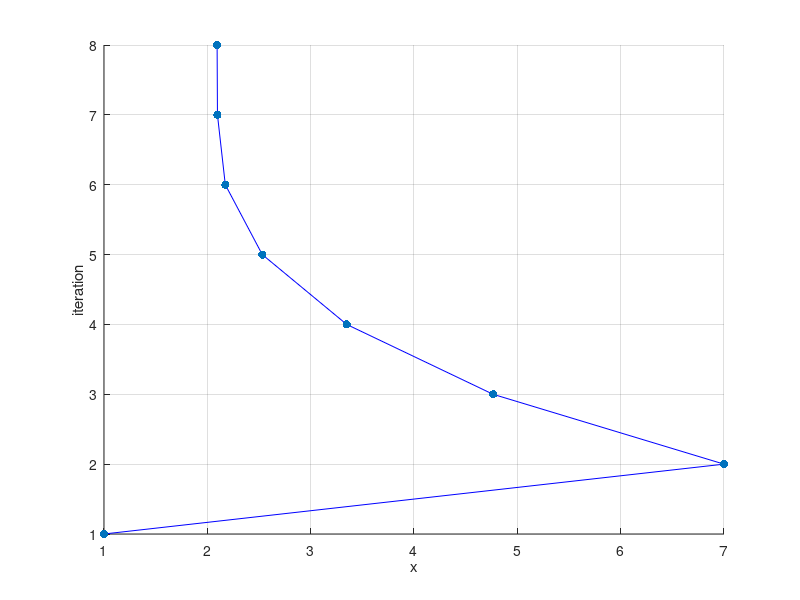

Reproduce this figure in MATLAB.
%% Newton Raphson Method

clc;

%% Edit settings here

% Insert equations of f(x) and f'(x) here
y = @(x) x.^3 - 2.*x - 5;   % f(x)
y1 = @(x) 3.*(x.^2) - 2; % f'(x)

% define x0
x0 = 1;

% set stopping condition

stop = 0.0005;

%% Solving

fprintf("NEWTON-RAPHSON METHOD\n\n");

err = inf;
i = 0;

fprintf("i\t\txi\t\t\tf(x)\t\tf'(x)\t\t|x(i) - x(i-1)|\n");
x1 = x0;
val_x(1) = x1;
fprintf("%d\t\t%.4f\t\t%.4f\t\t%.4f\t\t%.5f\n",i,x1,y(x1),y1(x1),err);
while abs(y(x0)) > stop
    i = i + 1;
    x1 = x0 - (y(x0)/y1(x0));
    val_x(i+1) = x1;
    err = x1 - x0;
    fprintf("%d\t\t%.4f\t\t%.4f\t\t%.4f\t\t%.5f\n",i,x1,y(x1),y1(x1),err);
    x0 = x1;
end

i = i + 1;
x1 = x0 - (y(x0)/y1(x0));
err = x1 - x0;
fprintf("%d\t\t%.4f\t\t%.4f\t\t%.4f\t\t%.5f\n",i,x1,y(x1),y1(x1),err);
x0 = x1;

fprintf("\nRoot = %.4f\n%d iterations.\n", x1, i);

%% Data visualisation

val_y = 1:i;

hold on
plot(val_x, val_y, 'blue');
scatter(val_x, val_y, 'filled', 'black');
xlabel('x');
ylabel('iteration');
grid on




